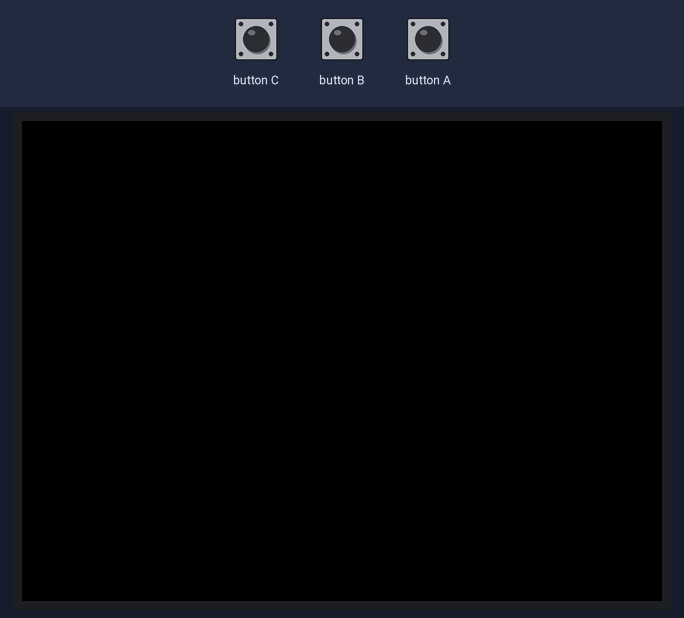
The sketch below on a simulated ESP32. Parts: 320×240 colour display. The inputs (shaded band) are chosen by the test bench.

Above: at 1.3 s.
1.4 s: button C pressed for 0.15 s
At 2.0 s:
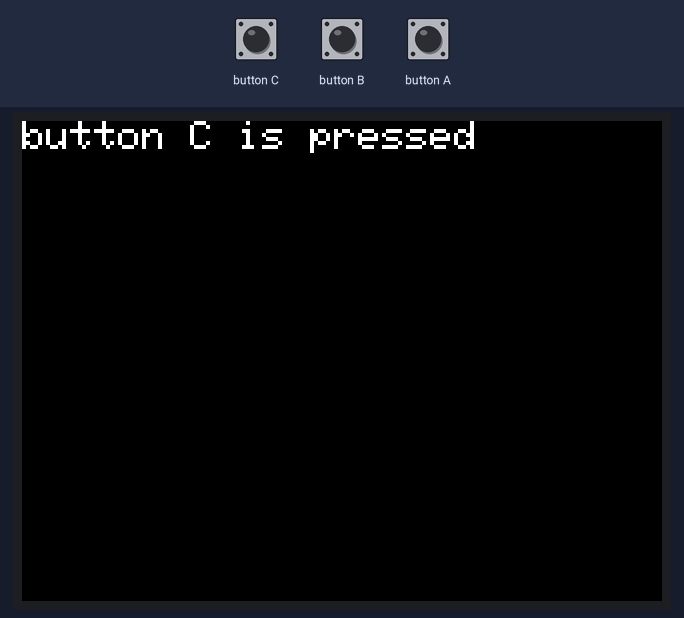
3.0 s: button B pressed for 0.15 s
4.6 s: button A pressed for 0.15 s
Timing chart, 0 to 7.6 s (numbered marks = the images above; inputs shaded):
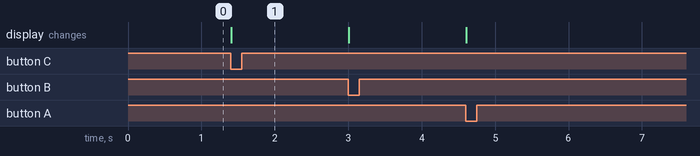

The sketch:

M5_button_momentary.ino
```cpp
#include <M5Stack.h>

void setup() {
    M5.begin();

    //バックライトの明るさを0～255で指定
    M5.Lcd.setBrightness(255);

    //文字色を設定（文字背景色は透明）
    M5.Lcd.setTextColor(WHITE);

    //文字の大きさを1～7で指定
    M5.Lcd.setTextSize(2);

    //文字色を設定（文字背景色は透明）
    M5.Lcd.setTextColor(WHITE,BLACK);
}

void loop() {
    //Aボタンが押されたら画面にメッセージを表示
    if(M5.BtnA.wasPressed()){
        M5.Lcd.setCursor(0, 0);
        M5.Lcd.println("button A is pressed");
    }

    //Bボタンが押されたら画面にメッセージを表示
    if(M5.BtnB.wasPressed()){
        M5.Lcd.setCursor(0, 0);
        M5.Lcd.println("button B is pressed");
    }

    //Cボタンが押されたら画面にメッセージを表示
    if(M5.BtnC.wasPressed()){
        M5.Lcd.setCursor(0, 0);
        M5.Lcd.println("button C is pressed");
    }

    //更新(ボタンを使う際は必要)
    M5.update();
}
```

Measured:
- after the input at 1.4 s, the display: changes at once (image 1)
